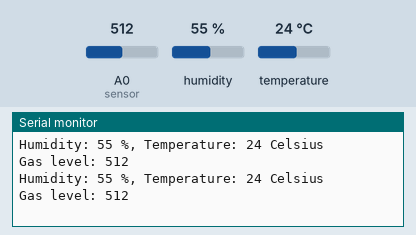
Recording of a sketch running on a simulated Arduino Uno, built with avr-gcc and run on an emulated ATmega328P. Parts: the last lines printed to the serial monitor. Inputs (shaded band) come from the test bench; at power-on: humidity 55 %, A0 (sensor) = 512, temperature 24 °C.

Above: at 6.8 s.
6.9 s: humidity set to 22 %
At 10.0 s:
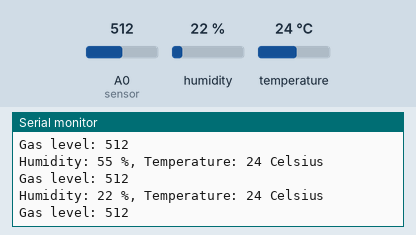
11.4 s: A0 (sensor) set to 716
At 13.3 s:
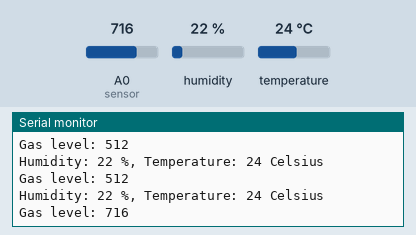
15.9 s: temperature set to 12 °C
At 18.7 s:
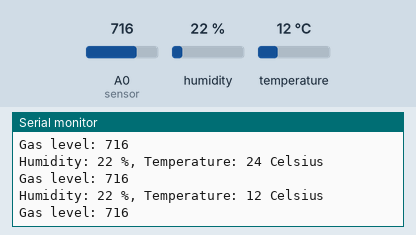
20.4 s: A0 (sensor) set to 900
At 21.9 s:
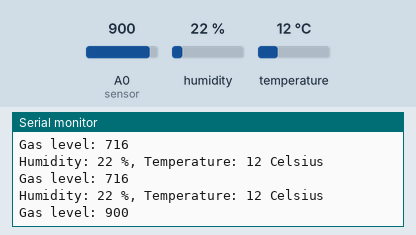
24.9 s: humidity set to 40 %
At 28.5 s:
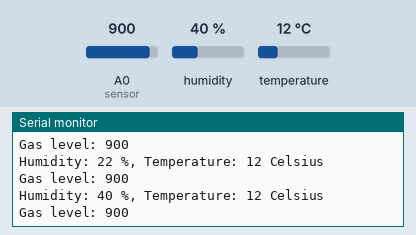
Timing chart, 0 to 30.0 s (numbered marks = the images above; inputs shaded):
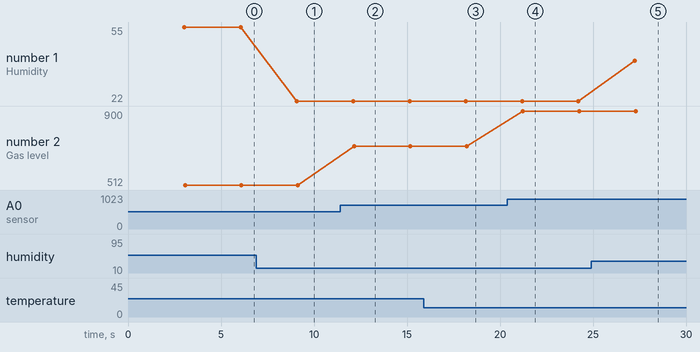

The sketch:

realSensorData1.ino
```cpp
/*
 * Working Arduino code for Uno board.
 * */

#include <SoftwareSerial.h>

#include "DHT.h";

#define DHT_PIN 7
#define DHTTYPE DHT11 // DHT type is DHT 11

#define sensor    A0                      //sensor on Analog 0

DHT dht(DHT_PIN, DHTTYPE);

float hum; //Stores humidity value
float temp; // Stores temp value

int gasLevel = 0;     //int variable for gas level

SoftwareSerial bleModule(2, 3); // RX | TX

void setup() {
  // initialize both serial ports:
  Serial.begin(9600);
  bleModule.begin(9600);
  dht.begin();
  pinMode(sensor,INPUT);      //set sensor for input
}

void loop() {

  delay(3000); //Delay so sensor can stablize

  // Temp and humidity (DHT 11)
  hum = dht.readHumidity(); // Get humidity value
  temp= dht.readTemperature(); // Get Temperature value
  gasLevel = analogRead(sensor);

  float test = 3.5;

  bleModule.write((int)hum);
  bleModule.write((int)temp);
  bleModule.write(gasLevel);

  Serial.print("Humidity: ");
  Serial.print((int)hum);
  Serial.print(" %, Temperature: ");
  Serial.print((int)temp);
  Serial.println(" Celsius ");
  Serial.print("Gas level: ");
  Serial.println(gasLevel);


}
```

Measured:
- after the input at 6.9 s, the serial monitor: prints a new line after 2.2 s (image 1)
- after the input at 11.4 s, the serial monitor: prints a new line after 0.75 s (image 2)
- after the input at 15.9 s, the serial monitor: prints a new line after 2.3 s (image 3)
- after the input at 20.4 s, the serial monitor: prints a new line after 0.83 s (image 4)
- after the input at 24.9 s, the serial monitor: prints a new line after 2.3 s (image 5)
- plotted number 1: 55 → 22 after the input at 6.9 s, 22 → 40 after the input at 24.9 s
- plotted number 2: 512 → 716 after the input at 11.4 s, 716 → 900 after the input at 20.4 s
